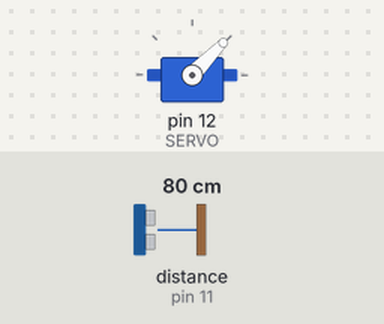
A sketch run on a simulated Arduino Uno, built with avr-gcc and run on an emulated ATmega328P. On the bench: servo. The inputs (shaded band) are chosen by the test bench; at power-on: distance to the obstacle (sensor on pin 11) 80 cm. The echo pulse lasts 58.3 µs per cm; what the sketch prints to the serial monitor is not drawn.

Above: at 1.2 s.
1.3 s: distance to the obstacle (sensor on pin 11) set to 2 cm
At 1.69 s:
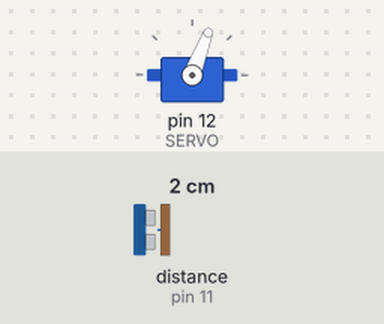
4.3 s: distance to the obstacle (sensor on pin 11) set to 4 cm
At 4.53 s:
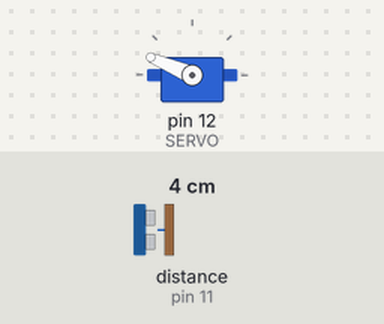
7.3 s: distance to the obstacle (sensor on pin 11) set to 9 cm
At 8.04 s:
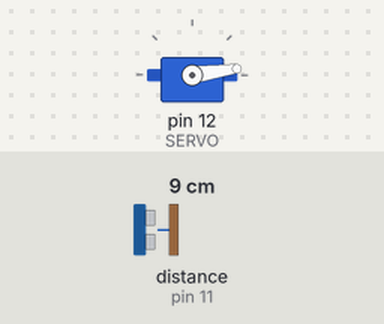
Timing chart, 0 to 16.3 s (numbered marks = the images above; inputs shaded):
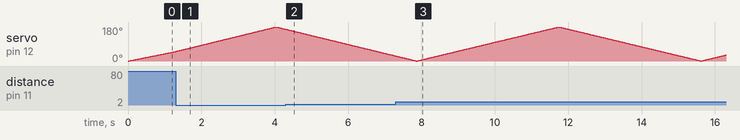

The sketch:

SonarForArdu.ino
```cpp
// Valeurs à changer en fonction de ton montage
#define TRIG  10
#define ECHO  11
#define SERVO 12

// Servo lib
#include <Servo.h>
// NewPing lib (à installer)
#include <NewPing.h>

int distance;
// Creation du servo
Servo Servo;

// Creation du sonar
NewPing sonar(TRIG, ECHO, 500);

void setup() {
  Serial.begin(115200);    // Initialisation de la comm. avec l'ordi
  Servo.attach(SERVO); // Defines on which pin is the servo motor attached
}
void loop() {
  // rotates the servo motor from 0 to 180 degrees
  for(int i=0;i<=180;i++){
    DataSending(i);
  }
  // Repeats the previous lines from 180 to 0 degrees
  for(int i=180;i>0;i--){
    DataSending(i);
 }


}

void DataSending(int j) {
  Servo.write(j);
  delay(20);
  distance = sonar.ping_cm();

  Serial.print(j); // Sends the current degree into the Serial Port
  Serial.print(","); // Sends addition character right next to the previous value needed later in the Processing IDE for indexing
  Serial.print(distance); // Sends the distance value into the Serial Port
  Serial.print("."); // Sends addition character right next to the previous value needed later in the Processing IDE for indexing
}
```
